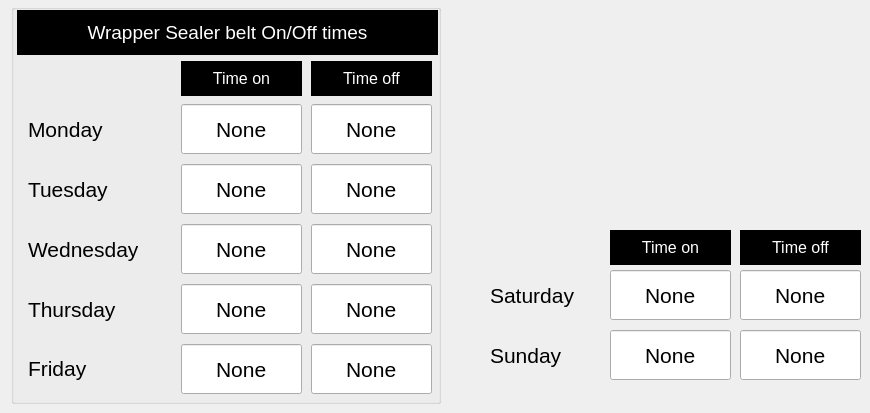
     <widget class="QWidget" name="tab5_6">
      <attribute name="title">
       <string>Sealer Belt</string>
      </attribute>
      <widget class="QGroupBox" name="groupBox">
       <property name="geometry">
        <rect>
         <x>11</x>
         <y>4</y>
         <width>430</width>
         <height>400</height>
        </rect>
       </property>
       <property name="title">
        <string/>
       </property>
       <widget class="QLabel" name="lbl_Monday">
        <property name="geometry">
         <rect>
          <x>17</x>
          <y>100</y>
          <width>110</width>
          <height>50</height>
         </rect>
        </property>
        <property name="minimumSize">
         <size>
          <width>110</width>
          <height>50</height>
         </size>
        </property>
        <property name="maximumSize">
         <size>
          <width>110</width>
          <height>50</height>
         </size>
        </property>
        <property name="font">
         <font>
          <pointsize>16</pointsize>
         </font>
        </property>
        <property name="text">
         <string>Monday</string>
        </property>
       </widget>
       <widget class="QLabel" name="lbl_Tuesday">
        <property name="geometry">
         <rect>
          <x>17</x>
          <y>160</y>
          <width>110</width>
          <height>50</height>
         </rect>
        </property>
        <property name="minimumSize">
         <size>
          <width>110</width>
          <height>50</height>
         </size>
        </property>
        <property name="maximumSize">
         <size>
          <width>110</width>
          <height>50</height>
         </size>
        </property>
        <property name="font">
         <font>
          <pointsize>16</pointsize>
         </font>
        </property>
        <property name="text">
         <string>Tuesday</string>
        </property>
       </widget>
       <widget class="QLabel" name="lbl_Wednesday">
        <property name="geometry">
         <rect>
          <x>17</x>
          <y>220</y>
          <width>110</width>
          <height>50</height>
         </rect>
        </property>
        <property name="minimumSize">
         <size>
          <width>110</width>
          <height>50</height>
         </size>
        </property>
        <property name="maximumSize">
         <size>
          <width>110</width>
          <height>50</height>
         </size>
        </property>
        <property name="font">
         <font>
          <pointsize>16</pointsize>
         </font>
        </property>
        <property name="text">
         <string>Wednesday</string>
        </property>
       </widget>
       <widget class="QLabel" name="lbl_Thursday">
        <property name="geometry">
         <rect>
          <x>17</x>
          <y>280</y>
          <width>110</width>
          <height>50</height>
         </rect>
        </property>
        <property name="minimumSize">
         <size>
          <width>110</width>
          <height>50</height>
         </size>
        </property>
        <property name="maximumSize">
         <size>
          <width>110</width>
          <height>50</height>
         </size>
        </property>
        <property name="font">
         <font>
          <pointsize>16</pointsize>
         </font>
        </property>
        <property name="text">
         <string>Thursday</string>
        </property>
       </widget>
       <widget class="QLabel" name="lbl_sealerBeltTitle">
        <property name="geometry">
         <rect>
          <x>6</x>
          <y>6</y>
          <width>421</width>
          <height>45</height>
         </rect>
        </property>
        <property name="minimumSize">
         <size>
          <width>421</width>
          <height>35</height>
         </size>
        </property>
        <property name="maximumSize">
         <size>
          <width>600</width>
          <height>45</height>
         </size>
        </property>
        <property name="font">
         <font>
          <pointsize>14</pointsize>
         </font>
        </property>
        <property name="styleSheet">
         <string notr="true">background-color: rgb(0, 0, 0);
color: rgb(255, 255, 255);</string>
        </property>
        <property name="text">
         <string>Wrapper Sealer belt On/Off times</string>
        </property>
        <property name="alignment">
         <set>Qt::AlignCenter</set>
        </property>
        <property name="wordWrap">
         <bool>true</bool>
        </property>
       </widget>
       <widget class="QLabel" name="lbl_timeOn">
        <property name="geometry">
         <rect>
          <x>170</x>
          <y>57</y>
          <width>121</width>
          <height>35</height>
         </rect>
        </property>
        <property name="minimumSize">
         <size>
          <width>50</width>
          <height>35</height>
         </size>
        </property>
        <property name="maximumSize">
         <size>
          <width>150</width>
          <height>35</height>
         </size>
        </property>
        <property name="font">
         <font>
          <pointsize>12</pointsize>
         </font>
        </property>
        <property name="autoFillBackground">
         <bool>false</bool>
        </property>
        <property name="styleSheet">
         <string notr="true">background-color: rgb(0, 0, 0);
color: rgb(255, 255, 255);</string>
        </property>
        <property name="text">
         <string>Time on</string>
        </property>
        <property name="alignment">
         <set>Qt::AlignCenter</set>
        </property>
        <property name="wordWrap">
         <bool>true</bool>
        </property>
       </widget>
       <widget class="QLabel" name="lbl_timeOff">
        <property name="geometry">
         <rect>
          <x>300</x>
          <y>57</y>
          <width>121</width>
          <height>35</height>
         </rect>
        </property>
        <property name="minimumSize">
         <size>
          <width>50</width>
          <height>35</height>
         </size>
        </property>
        <property name="maximumSize">
         <size>
          <width>150</width>
          <height>35</height>
         </size>
        </property>
        <property name="font">
         <font>
          <pointsize>12</pointsize>
         </font>
        </property>
        <property name="autoFillBackground">
         <bool>false</bool>
        </property>
        <property name="styleSheet">
         <string notr="true">background-color: rgb(0, 0, 0);
color: rgb(255, 255, 255);</string>
        </property>
        <property name="text">
         <string>Time off</string>
        </property>
        <property name="alignment">
         <set>Qt::AlignCenter</set>
        </property>
        <property name="wordWrap">
         <bool>true</bool>
        </property>
       </widget>
       <widget class="QLineEdit" name="le_timeOnMonday">
        <property name="geometry">
         <rect>
          <x>170</x>
          <y>100</y>
          <width>121</width>
          <height>50</height>
         </rect>
        </property>
        <property name="font">
         <font>
          <pointsize>16</pointsize>
         </font>
        </property>
        <property name="text">
         <string>None</string>
        </property>
        <property name="alignment">
         <set>Qt::AlignCenter</set>
        </property>
       </widget>
       <widget class="QLineEdit" name="le_timeOffMonday">
        <property name="geometry">
         <rect>
          <x>300</x>
          <y>100</y>
          <width>121</width>
          <height>50</height>
         </rect>
        </property>
        <property name="font">
         <font>
          <pointsize>16</pointsize>
         </font>
        </property>
        <property name="text">
         <string>None</string>
        </property>
        <property name="alignment">
         <set>Qt::AlignCenter</set>
        </property>
       </widget>
       <widget class="QLineEdit" name="le_timeOnWednesday">
        <property name="geometry">
         <rect>
          <x>170</x>
          <y>220</y>
          <width>121</width>
          <height>50</height>
         </rect>
        </property>
        <property name="font">
         <font>
          <pointsize>16</pointsize>
         </font>
        </property>
        <property name="text">
         <string>None</string>
        </property>
        <property name="alignment">
         <set>Qt::AlignCenter</set>
        </property>
       </widget>
       <widget class="QLineEdit" name="le_timeOffWednesday">
        <property name="geometry">
         <rect>
          <x>300</x>
          <y>220</y>
          <width>121</width>
          <height>50</height>
         </rect>
        </property>
        <property name="font">
         <font>
          <pointsize>16</pointsize>
         </font>
        </property>
        <property name="text">
         <string>None</string>
        </property>
        <property name="alignment">
         <set>Qt::AlignCenter</set>
        </property>
       </widget>
       <widget class="QLineEdit" name="le_timeOnTuesday">
        <property name="geometry">
         <rect>
          <x>170</x>
          <y>160</y>
          <width>121</width>
          <height>50</height>
         </rect>
        </property>
        <property name="font">
         <font>
          <pointsize>16</pointsize>
         </font>
        </property>
        <property name="text">
         <string>None</string>
        </property>
        <property name="alignment">
         <set>Qt::AlignCenter</set>
        </property>
       </widget>
       <widget class="QLineEdit" name="le_timeOffTuesday">
        <property name="geometry">
         <rect>
          <x>300</x>
          <y>160</y>
          <width>121</width>
          <height>50</height>
         </rect>
        </property>
        <property name="font">
         <font>
          <pointsize>16</pointsize>
         </font>
        </property>
        <property name="text">
         <string>None</string>
        </property>
        <property name="alignment">
         <set>Qt::AlignCenter</set>
        </property>
       </widget>
       <widget class="QLineEdit" name="le_timeOnThursday">
        <property name="geometry">
         <rect>
          <x>170</x>
          <y>280</y>
          <width>121</width>
          <height>50</height>
         </rect>
        </property>
        <property name="font">
         <font>
          <pointsize>16</pointsize>
         </font>
        </property>
        <property name="text">
         <string>None</string>
        </property>
        <property name="alignment">
         <set>Qt::AlignCenter</set>
        </property>
       </widget>
       <widget class="QLineEdit" name="le_timeOffThursday">
        <property name="geometry">
         <rect>
          <x>300</x>
          <y>280</y>
          <width>121</width>
          <height>50</height>
         </rect>
        </property>
        <property name="font">
         <font>
          <pointsize>16</pointsize>
         </font>
        </property>
        <property name="text">
         <string>None</string>
        </property>
        <property name="alignment">
         <set>Qt::AlignCenter</set>
        </property>
       </widget>
       <widget class="QLineEdit" name="le_timeOffFriday">
        <property name="geometry">
         <rect>
          <x>300</x>
          <y>340</y>
          <width>121</width>
          <height>50</height>
         </rect>
        </property>
        <property name="font">
         <font>
          <pointsize>16</pointsize>
         </font>
        </property>
        <property name="text">
         <string>None</string>
        </property>
        <property name="alignment">
         <set>Qt::AlignCenter</set>
        </property>
       </widget>
       <widget class="QLabel" name="lbl_Friday">
        <property name="geometry">
         <rect>
          <x>17</x>
          <y>339</y>
          <width>110</width>
          <height>50</height>
         </rect>
        </property>
        <property name="minimumSize">
         <size>
          <width>110</width>
          <height>50</height>
         </size>
        </property>
        <property name="maximumSize">
         <size>
          <width>110</width>
          <height>50</height>
         </size>
        </property>
        <property name="font">
         <font>
          <pointsize>16</pointsize>
         </font>
        </property>
        <property name="text">
         <string>Friday</string>
        </property>
       </widget>
       <widget class="QLineEdit" name="le_timeOnFriday">
        <property name="geometry">
         <rect>
          <x>170</x>
          <y>340</y>
          <width>121</width>
          <height>50</height>
         </rect>
        </property>
        <property name="font">
         <font>
          <pointsize>16</pointsize>
         </font>
        </property>
        <property name="text">
         <string>None</string>
        </property>
        <property name="alignment">
         <set>Qt::AlignCenter</set>
        </property>
       </widget>
      </widget>
      <widget class="QLineEdit" name="le_timeOnSaturday">
       <property name="geometry">
        <rect>
         <x>610</x>
         <y>270</y>
         <width>121</width>
         <height>50</height>
        </rect>
       </property>
       <property name="font">
        <font>
         <pointsize>16</pointsize>
        </font>
       </property>
       <property name="text">
        <string>None</string>
       </property>
       <property name="alignment">
        <set>Qt::AlignCenter</set>
       </property>
      </widget>
      <widget class="QLabel" name="lbl_Saturday">
       <property name="geometry">
        <rect>
         <x>490</x>
         <y>270</y>
         <width>110</width>
         <height>50</height>
        </rect>
       </property>
       <property name="minimumSize">
        <size>
         <width>110</width>
         <height>50</height>
        </size>
       </property>
       <property name="maximumSize">
        <size>
         <width>110</width>
         <height>50</height>
        </size>
       </property>
       <property name="font">
        <font>
         <pointsize>16</pointsize>
        </font>
       </property>
       <property name="text">
        <string>Saturday</string>
       </property>
      </widget>
      <widget class="QLineEdit" name="le_timeOffSaturday">
       <property name="geometry">
        <rect>
         <x>740</x>
         <y>270</y>
         <width>121</width>
         <height>50</height>
        </rect>
       </property>
       <property name="font">
        <font>
         <pointsize>16</pointsize>
        </font>
       </property>
       <property name="text">
        <string>None</string>
       </property>
       <property name="alignment">
        <set>Qt::AlignCenter</set>
       </property>
      </widget>
      <widget class="QLabel" name="lbl_timeOff_2">
       <property name="geometry">
        <rect>
         <x>740</x>
         <y>230</y>
         <width>121</width>
         <height>35</height>
        </rect>
       </property>
       <property name="minimumSize">
        <size>
         <width>50</width>
         <height>35</height>
        </size>
       </property>
       <property name="maximumSize">
        <size>
         <width>150</width>
         <height>35</height>
        </size>
       </property>
       <property name="font">
        <font>
         <pointsize>12</pointsize>
        </font>
       </property>
       <property name="autoFillBackground">
        <bool>false</bool>
       </property>
       <property name="styleSheet">
        <string notr="true">background-color: rgb(0, 0, 0);
color: rgb(255, 255, 255);</string>
       </property>
       <property name="text">
        <string>Time off</string>
       </property>
       <property name="alignment">
        <set>Qt::AlignCenter</set>
       </property>
      </widget>
      <widget class="QLabel" name="lbl_timeOn_2">
       <property name="geometry">
        <rect>
         <x>610</x>
         <y>230</y>
         <width>121</width>
         <height>35</height>
        </rect>
       </property>
       <property name="minimumSize">
        <size>
         <width>50</width>
         <height>35</height>
        </size>
       </property>
       <property name="maximumSize">
        <size>
         <width>150</width>
         <height>35</height>
        </size>
       </property>
       <property name="font">
        <font>
         <pointsize>12</pointsize>
        </font>
       </property>
       <property name="autoFillBackground">
        <bool>false</bool>
       </property>
       <property name="styleSheet">
        <string notr="true">background-color: rgb(0, 0, 0);
color: rgb(255, 255, 255);</string>
       </property>
       <property name="text">
        <string>Time on</string>
       </property>
       <property name="alignment">
        <set>Qt::AlignCenter</set>
       </property>
      </widget>
      <widget class="QLineEdit" name="le_timeOffSunday">
       <property name="geometry">
        <rect>
         <x>740</x>
         <y>330</y>
         <width>121</width>
         <height>50</height>
        </rect>
       </property>
       <property name="font">
        <font>
         <pointsize>16</pointsize>
        </font>
       </property>
       <property name="text">
        <string>None</string>
       </property>
       <property name="alignment">
        <set>Qt::AlignCenter</set>
       </property>
      </widget>
      <widget class="QLabel" name="lbl_Sunday">
       <property name="geometry">
        <rect>
         <x>490</x>
         <y>330</y>
         <width>110</width>
         <height>50</height>
        </rect>
       </property>
       <property name="minimumSize">
        <size>
         <width>110</width>
         <height>50</height>
        </size>
       </property>
       <property name="maximumSize">
        <size>
         <width>110</width>
         <height>50</height>
        </size>
       </property>
       <property name="font">
        <font>
         <pointsize>16</pointsize>
        </font>
       </property>
       <property name="text">
        <string>Sunday</string>
       </property>
      </widget>
      <widget class="QLineEdit" name="le_timeOnSunday">
       <property name="geometry">
        <rect>
         <x>610</x>
         <y>330</y>
         <width>121</width>
         <height>50</height>
        </rect>
       </property>
       <property name="font">
        <font>
         <pointsize>16</pointsize>
        </font>
       </property>
       <property name="text">
        <string>None</string>
       </property>
       <property name="alignment">
        <set>Qt::AlignCenter</set>
       </property>
      </widget>
     </widget>
